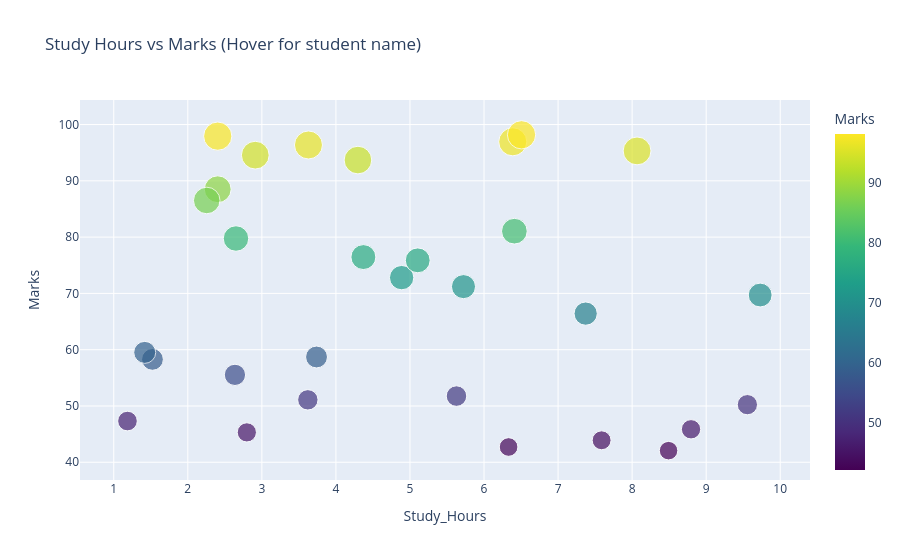

Write notebook code for a chart like this one.
### Markdown cell above
## 3. Interactive Scatter Plot

Scatter plots show relationships between two variables. Hover shows detailed info.

### Code cell
# Interactive Scatter Plot - Study Hours vs Marks
np.random.seed(42)
df = pd.DataFrame({
    'Study_Hours': np.random.uniform(1, 10, 30),
    'Marks': np.random.uniform(40, 100, 30),
    'Student': [f'Student {i+1}' for i in range(30)]
})

fig = px.scatter(df, x='Study_Hours', y='Marks',
                 hover_name='Student',
                 title='Study Hours vs Marks (Hover for student name)',
                 color='Marks',
                 size='Marks',
                 color_continuous_scale='Viridis')
fig.show()

### Figure 1 — Plotly figure (JSON) as saved in the notebook; plotly's stock layout.template omitted (floating-point values rounded to 4 significant figures)
{"data": [{"hovertemplate": "<b>%{hovertext}</b><br><br>Study_Hours=%{x}<br>Marks=%{marker.color}<extra></extra>", "hovertext": ["Student 1", "Student 2", "Student 3", "Student 4", "Student 5", "Student 6", "Student 7", "Student 8", "Student 9", "Student 10", "Student 11", "Student 12", "Student 13", "Student 14", "Student 15", "Student 16", "Student 17", "Student 18", "Student 19", "Student 20", "Student 21", "Student 22", "Student 23", "Student 24", "Student 25", "Student 26", "Student 27", "Student 28", "Student 29", "Student 30"], "legendgroup": "", "marker": {"color": [76.45, 50.23, 43.9, 96.93, 97.94, 88.5, 58.28, 45.86, 81.05, 66.41, 47.32, 69.71, 42.06, 94.56, 55.53, 79.75, 58.7, 71.2, 72.8, 51.09, 98.18, 86.51, 96.37, 93.69, 75.87, 95.31, 45.31, 51.76, 42.71, 59.52], "coloraxis": "coloraxis", "size": [76.45, 50.23, 43.9, 96.93, 97.94, 88.5, 58.28, 45.86, 81.05, 66.41, 47.32, 69.71, 42.06, 94.56, 55.53, 79.75, 58.7, 71.2, 72.8, 51.09, 98.18, 86.51, 96.37, 93.69, 75.87, 95.31, 45.31, 51.76, 42.71, 59.52], "sizemode": "area", "sizeref": 0.2454, "symbol": "circle"}, "mode": "markers", "name": "", "orientation": "v", "showlegend": false, "type": "scatter", "x": [4.371, 9.556, 7.588, 6.388, 2.404, 2.404, 1.523, 8.796, 6.41, 7.373, 1.185, 9.729, 8.492, 2.911, 2.636, 2.651, 3.738, 5.723, 4.888, 3.621, 6.507, 2.255, 3.629, 4.297, 5.105, 8.067, 2.797, 5.628, 6.332, 1.418], "xaxis": "x", "y": [76.45, 50.23, 43.9, 96.93, 97.94, 88.5, 58.28, 45.86, 81.05, 66.41, 47.32, 69.71, 42.06, 94.56, 55.53, 79.75, 58.7, 71.2, 72.8, 51.09, 98.18, 86.51, 96.37, 93.69, 75.87, 95.31, 45.31, 51.76, 42.71, 59.52], "yaxis": "y"}], "layout": {"coloraxis": {"colorbar": {"title": {"text": "Marks"}}, "colorscale": [[0, "#440154"], [0.1111, "#482878"], [0.2222, "#3e4989"], [0.3333, "#31688e"], [0.4444, "#26828e"], [0.5556, "#1f9e89"], [0.6667, "#35b779"], [0.7778, "#6ece58"], [0.8889, "#b5de2b"], [1, "#fde725"]]}, "legend": {"itemsizing": "constant", "tracegroupgap": 0}, "title": {"text": "Study Hours vs Marks (Hover for student name)"}, "xaxis": {"anchor": "y", "domain": [0, 1], "title": {"text": "Study_Hours"}}, "yaxis": {"anchor": "x", "domain": [0, 1], "title": {"text": "Marks"}}}}
